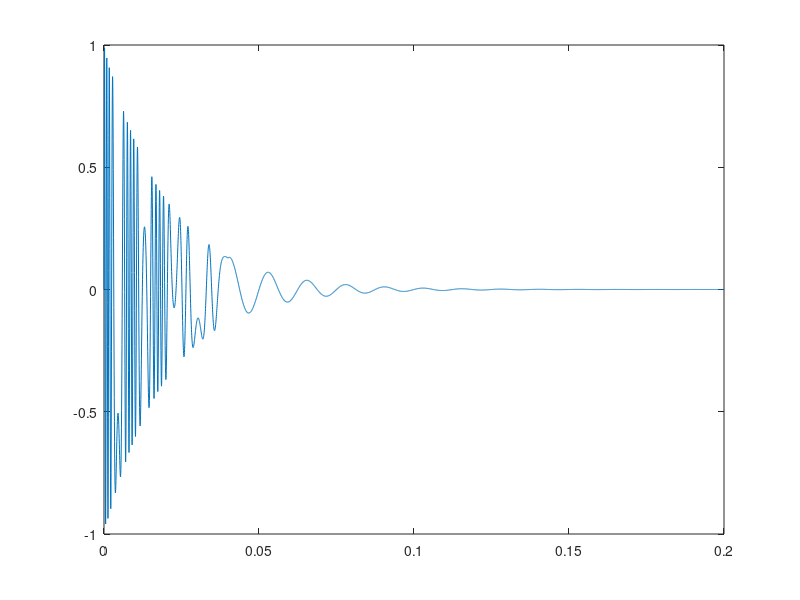

Write the MATLAB code that produced this figure.
% wood.m
%
% A Matlab script to compute a wood-like sound using frequency modulation.
%
% by Gary Scavone, McGill University, 2004.

% Signal parameters
fs = 22050;
T = 1/fs;
dur = 0.2;
t = 0:T:dur;
T60 = 0.1*dur;
env1 = exp(-t/T60);
env2 = 1.0 - t./(0.2*dur);
env2 = env2 .* (1.0 + sign(env2))/2.0;

% FM parameters
fc = 80;
fm = 55;
Imax = 25;
I = Imax.*env2;

y = env1.*sin(2*pi*fc*t + I.*sin(2*pi*fm*t));
plot(t, y);

sound(y, fs);

dospectrum = input('\nPlot spectrum? Y/[N]:\n\n', 's');

if dospectrum == 'Y',
  specgram(y, 512, fs, [], 256)
end
